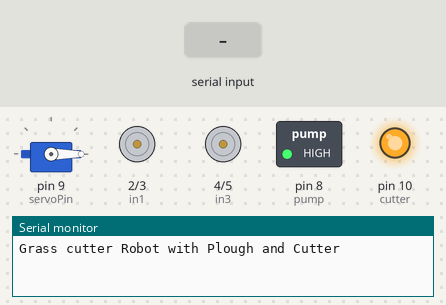
The sketch below on a simulated Arduino Uno, built with avr-gcc and run on an emulated ATmega328P. On the bench: servo, motor-driver pin pairs drawn as motors (green arrow = first pin HIGH = forward, orange = second pin HIGH = backward, longer = more drive), switched loads named in the sketch (green lamp = pin HIGH), output pins drawn as LEDs (lit = HIGH), the last lines printed to the serial monitor. Inputs (shaded band) come from the test bench.

Above: at 1.2 s.
1.3 s: "F" received over Serial
At 2.2 s:
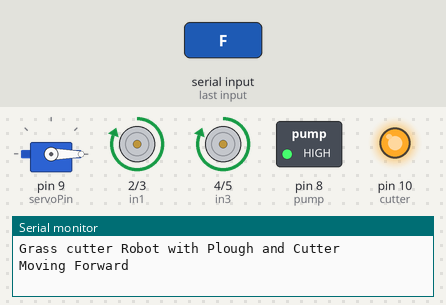
2.9 s: byte 68 ('D') received over Serial
At 3.4 s:
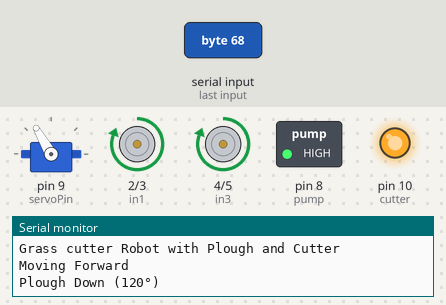
4.4 s: "B" received over Serial
At 5.6 s:
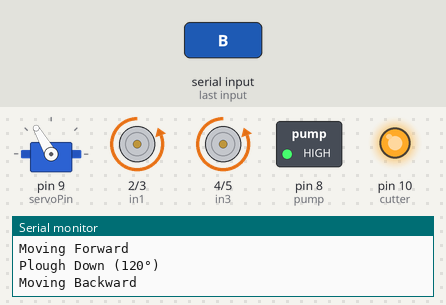
5.9 s: "L" received over Serial
At 6.9 s:
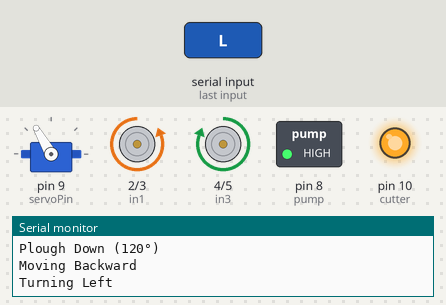
7.4 s: "R" received over Serial
At 8.0 s:
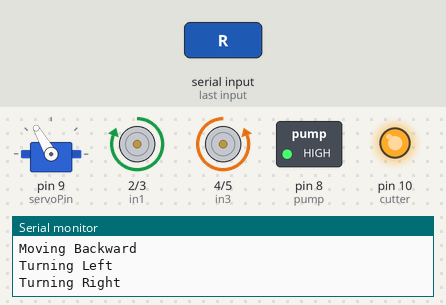
8.9 s: "S" received over Serial
At 9.2 s:
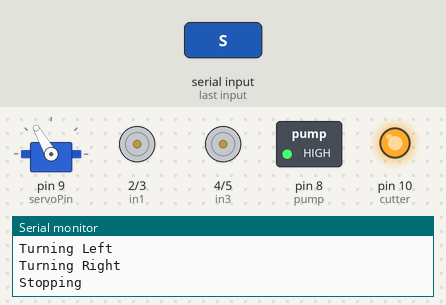
Timing chart, 0 to 11.4 s (numbered marks = the images above; inputs shaded):
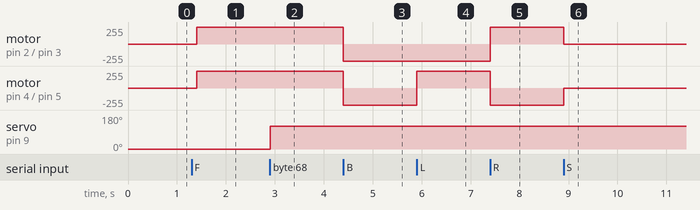

The sketch:

final_code.ino
```cpp
#include <Servo.h>

// Pin definitions
#define in1 2       // Motor1 L298 Pin in1
#define in2 3       // Motor1 L298 Pin in2
#define in3 4       // Motor2 L298 Pin in3
#define in4 5       // Motor2 L298 Pin in4
#define pump 8      // Pump control pin
#define servoPin 9  // Servo motor control pin
#define cutter 10   // Cutter control pin

char command;       // Variable to store Bluetooth command
Servo ploughServo;  // Create a servo object

void setup() {
  // Initialize serial communication
  Serial.begin(9600);
  Serial.println("Grass cutter Robot with Plough and Cutter");

  // Motor control pins
  pinMode(in1, OUTPUT);
  pinMode(in2, OUTPUT);
  pinMode(in3, OUTPUT);
  pinMode(in4, OUTPUT);

  // Pump and cutter control pins
  pinMode(pump, OUTPUT);
  pinMode(cutter, OUTPUT);

  // Attach servo to the defined pin
  ploughServo.attach(servoPin);

  // Set initial states
  digitalWrite(in1, LOW);
  digitalWrite(in2, LOW);
  digitalWrite(in3, LOW);
  digitalWrite(in4, LOW);
  digitalWrite(pump, HIGH);   // Pump OFF initially
  digitalWrite(cutter, HIGH); // Cutter OFF initially
  ploughServo.write(0);       // Initial plough position
}

void loop() {
  // Check if data is available from Bluetooth
  if (Serial.available()) {
    command = Serial.read(); // Read the Bluetooth command

    // Execute corresponding action
    switch (command) {
      case 'F': // Move forward
        forward();
        Serial.println("Moving Forward");
        break;
      case 'B': // Move backward
        backward();
        Serial.println("Moving Backward");
        break;
      case 'L': // Turn left
        left();
        Serial.println("Turning Left");
        break;
      case 'R': // Turn right
        right();
        Serial.println("Turning Right");
        break;
      case 'S': // Stop
        stopMotors();
        Serial.println("Stopping");
        break;
      case 'P': // Turn on pump
        digitalWrite(pump, LOW);
        Serial.println("Pump ON");
        break;
      case 'O': // Turn off pump
        digitalWrite(pump, HIGH);
        Serial.println("Pump OFF");
        break;
      case 'C': // Turn on cutter
        digitalWrite(cutter, LOW);
        Serial.println("Cutter ON");
        break;
      case 'X': // Turn off cutter
        digitalWrite(cutter, HIGH);
        Serial.println("Cutter OFF");
        break;
      case 'U': // Plough up (0 degrees)
        ploughServo.write(0);
        Serial.println("Plough Up (0°)");
        break;
      case 'D': // Plough down (120 degrees)
        ploughServo.write(120);
        Serial.println("Plough Down (120°)");
        break;
      default:
        Serial.println("Invalid Command");
        break;
    }
  }

  delay(100); // Small delay for stability
}

// Function to move forward
void forward() {
  digitalWrite(in1, HIGH);
  digitalWrite(in2, LOW);
  digitalWrite(in3, HIGH);
  digitalWrite(in4, LOW);
}

// Function to move backward
void backward() {
  digitalWrite(in1, LOW);
  digitalWrite(in2, HIGH);
  digitalWrite(in3, LOW);
  digitalWrite(in4, HIGH);
}

// Function to turn left
void left() {
  digitalWrite(in1, LOW);
  digitalWrite(in2, HIGH);
  digitalWrite(in3, HIGH);
  digitalWrite(in4, LOW);
}

// Function to turn right
void right() {
  digitalWrite(in1, HIGH);
  digitalWrite(in2, LOW);
  digitalWrite(in3, LOW);
  digitalWrite(in4, HIGH);
}

// Function to stop motors
void stopMotors() {
  digitalWrite(in1, LOW);
  digitalWrite(in2, LOW);
  digitalWrite(in3, LOW);
  digitalWrite(in4, LOW);
}
```

Measured:
- after the input at 1.3 s, motor on pin 2 (in1) / pin 3 (in2), motor on pin 4 (in3) / pin 5 (in4): stopped → forward 255/255 after 0.10 s
- after the input at 2.9 s, servo on pin 9 (servoPin): 0° → 120° at once
- after the input at 4.4 s, motor on pin 2 (in1) / pin 3 (in2), motor on pin 4 (in3) / pin 5 (in4): forward 255/255 → backward 255/255 at once
- after the input at 5.9 s, motor on pin 4 (in3) / pin 5 (in4): backward 255/255 → forward 255/255 at once
- after the input at 7.4 s, motor on pin 2 (in1) / pin 3 (in2): backward 255/255 → forward 255/255 at once; motor on pin 4 (in3) / pin 5 (in4): forward 255/255 → backward 255/255 at once
- after the input at 8.9 s, motor on pin 2 (in1) / pin 3 (in2): forward 255/255 → stopped at once; motor on pin 4 (in3) / pin 5 (in4): backward 255/255 → stopped at once
